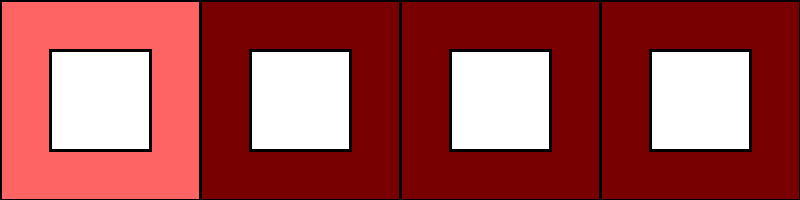
Frame 1 (no input)
Frame 60 (the mouse pressed at the canvas centre just before this capture): identical to frame 1, image omitted
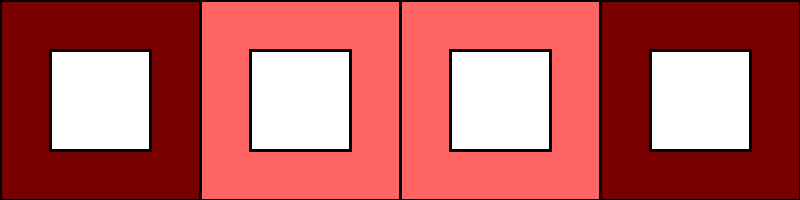
Frame 120 (the mouse held since frame 60 and released just before this capture)

The Processing sketch that drew these frames (run headless with seeded random() and noise(); from frame 60 on, the mouse is pressed at the canvas centre):

// Processing sketch: demboxes
// ── demboxes.pde
void setup() {
  size(800, 200);
}
void draw() {
  background(255);
  strokeWeight(3);
  int numberOfBoxes = 4;
  int bigBoxWidth = width / numberOfBoxes;
  int smallBoxWidth = bigBoxWidth / 2;
  // Before we draw the big boxes, see if there is a small box that we are
  // hovering inside.
  // We will set this variable to a number if a small box is being hovered.
  int smallHover = -1;
  for (int i = 0; i < numberOfBoxes; i++) {
    int bigBoxLeft = i * bigBoxWidth;
    int smallBoxLeft = bigBoxLeft + bigBoxWidth / 4;
    int smallBoxRight = smallBoxLeft + smallBoxWidth;
    int smallBoxTop = bigBoxWidth / 4;
    int smallBoxBottom = smallBoxTop + smallBoxWidth;
    // See if the mouse is inside the inner box.
    if (mouseX >= smallBoxLeft && mouseX <= smallBoxRight &&
      mouseY >= smallBoxTop && mouseY <= smallBoxBottom) {
      // We can't draw the inner box yet; instead, we just want to remember
      // that we found an inner box to highlight.
      smallHover = i;
    }
  }
  for (int i = 0; i < numberOfBoxes; i++) {
    int bigBoxLeft = i * bigBoxWidth;
    int bigBoxRight = bigBoxLeft + bigBoxWidth;
    // Now we have a variable that will be greater than -1
    // if we are actually hovering inside a small box. If that
    // variable is set, we should NOT fill the outer box with
    // a bright color.
    if (mouseX >= bigBoxLeft && mouseX <= bigBoxRight
      && smallHover == -1) {
      // If the mouse is inside the big box, AND we did not find a
      // small box that the mouse is inside.
      fill(255, 100, 100);
    } else {
      fill(120, 0, 0);
    }
    rect(bigBoxLeft, 0, bigBoxWidth, height);
    int smallBoxLeft = bigBoxLeft + bigBoxWidth / 4;
    int smallBoxTop = bigBoxWidth / 4;
    // We don't need to repeat the logic for seeing if the mouse is
    // inside this small box. We already checked earlier!
    if (i == smallHover) {
      fill(120, 255, 120);
    } else {
      fill(255);
    }
    rect(smallBoxLeft, smallBoxTop, smallBoxWidth, smallBoxWidth);
  }
}
